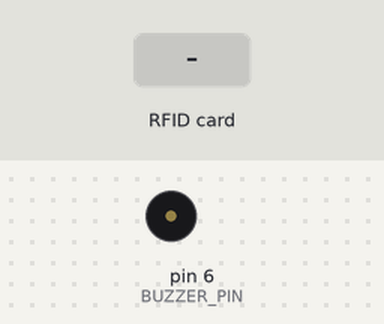
A sketch run on a simulated Arduino Uno, built with avr-gcc and run on an emulated ATmega328P. On the bench: buzzer (waves = sounding). Inputs (shaded band) come from the test bench. What the sketch prints to the serial monitor is not drawn.

Above: at 1.2 s.
1.3 s: RFID card 5E 7A 19 C4 held to the reader
At 1.38 s:
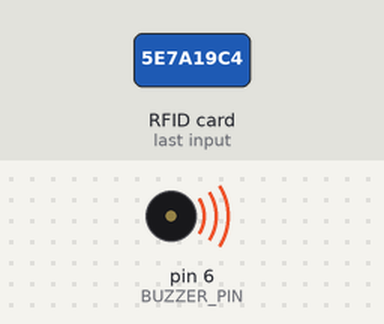
Timing chart, 0 to 4.3 s (numbered marks = the images above; inputs shaded):
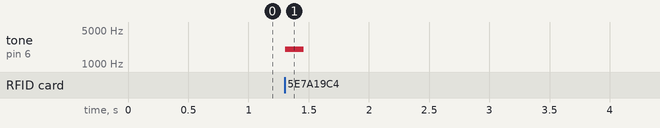

The sketch:

sketch.ino
```cpp
#include <SPI.h>
#include <MFRC522.h>

#define SS_PIN 10
#define RST_PIN 9
#define BUZZER_PIN 6

MFRC522 mfrc522(SS_PIN, RST_PIN);

void beep() {
  tone(BUZZER_PIN, 2000);
  delay(150);
  noTone(BUZZER_PIN);
}

void setup() {
  Serial.begin(9600);
  SPI.begin();
  mfrc522.PCD_Init();
  pinMode(BUZZER_PIN, OUTPUT);
  Serial.println("READY");
}

void loop() {
  if (!mfrc522.PICC_IsNewCardPresent()) return;
  if (!mfrc522.PICC_ReadCardSerial()) return;

  String uid = "";
  for (byte i = 0; i < mfrc522.uid.size; i++) {
    if (mfrc522.uid.uidByte[i] < 0x10) uid += "0";
    uid += String(mfrc522.uid.uidByte[i], HEX);
  }
  uid.toLowerCase();

  beep();
  Serial.println(uid);

  delay(500);
}
```

Measured:
- after the input at 1.3 s, tone on pin 6 (BUZZER_PIN): silent → 2000 Hz at once, → silent 0.15 s later
